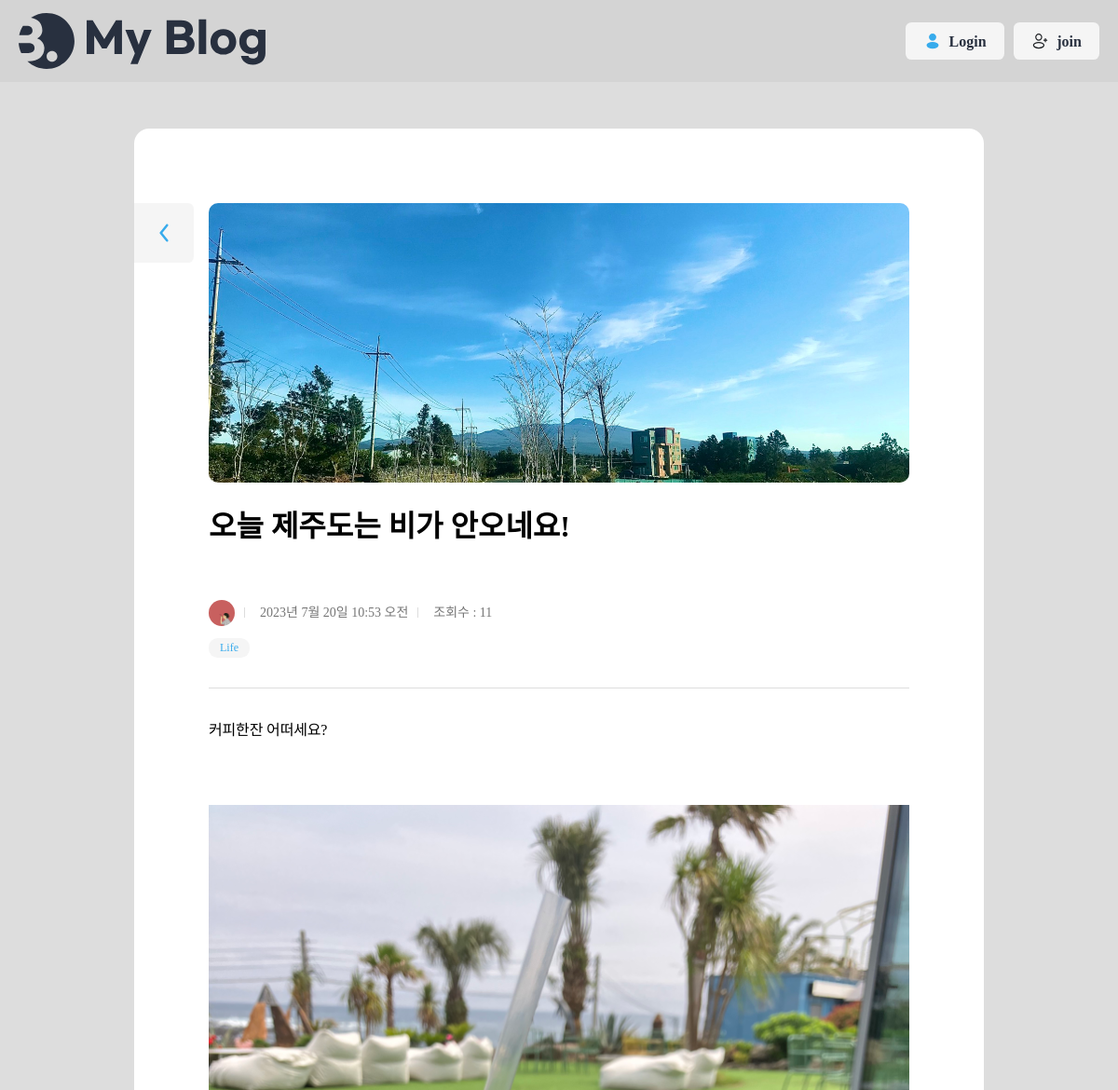
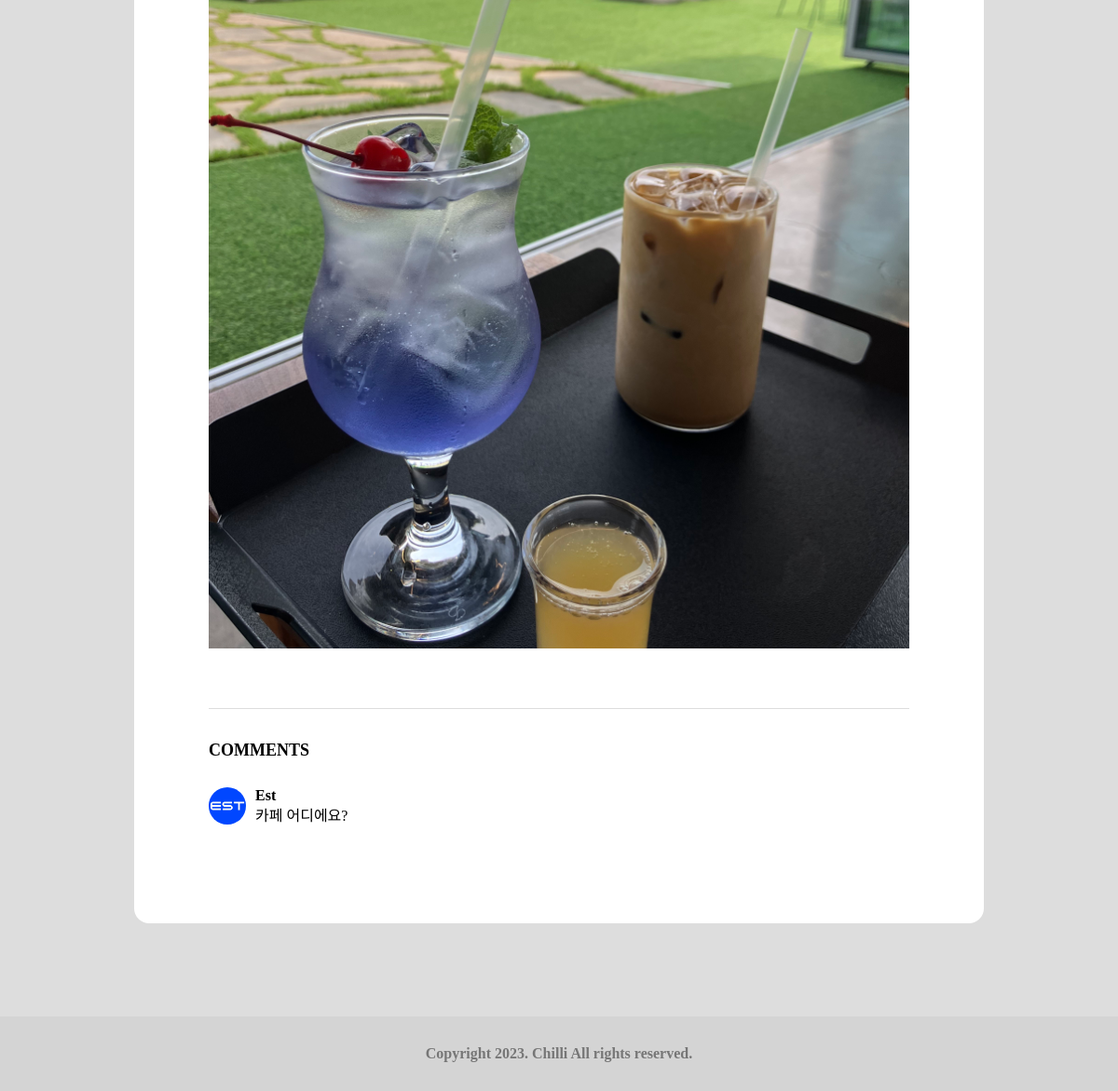
The page /blog/6/ on the database its author committed (2 pictures, top to bottom).
### blog/models.py (models this page shows, shortened)
class Post(models.Model):
    title = models.CharField(max_length=30)
    content = models.TextField()
    writer = models.ForeignKey(User, on_delete=models.CASCADE)
    status = models.CharField(default='active', max_length=20)
    thumbnail = models.ImageField(upload_to='blog/media',null=True,blank=True)
    views = models.IntegerField(default=0)
    created_at = models.DateTimeField(auto_now_add=True)
    updated_at = models.DateTimeField(auto_now=True)

class Category(models.Model):
    post = models.OneToOneField("Post", on_delete=models.CASCADE)
    name = models.CharField(max_length=20)
    created_at = models.DateTimeField(auto_now_add=True)
    status = models.CharField(default='active', max_length=20)

class Comment(models.Model):
    post = models.ForeignKey(Post, on_delete=models.CASCADE)
    content = models.CharField(max_length=30)
    writer = models.ForeignKey(User, on_delete=models.CASCADE)
    status = models.CharField(default='active', max_length=20)
    created_at = models.DateTimeField(auto_now_add=True)

### user/models.py (models this page shows)
class Profile(models.Model):
    user = models.OneToOneField('User', on_delete=models.CASCADE)
    name = models.CharField(default='닉네임', max_length=50, null=True, blank=True)
    avatarUrl = models.ImageField(upload_to='user/media',null=True,blank=True)
    aboutMe = models.TextField(default='자신을 소개해주세요 :)',null=True, blank=True)
    created_at = models.DateTimeField(auto_now_add=True)
    updated_at = models.DateTimeField(auto_now=True)

class User(AbstractUser):
    username = None
    email = models.EmailField(unique=True, max_length=255)
    is_profile = models.BooleanField(default=False)
    is_staff = models.BooleanField(default=False)
    is_superuser = models.BooleanField(default=False)
    is_active = models.BooleanField(default=True)
    date_joined = models.DateTimeField(auto_now_add=True)
    last_login = models.DateTimeField(auto_now=True, null=True, blank=True)
    USERNAME_FIELD = 'email'
    EMAIL_FIELD = 'email'
    REQUIRED_FIELDS = []
    objects = UserManager()

### blog/views.py (the view)
# urls.py: path('<int:pk>/', Detail.as_view() , name='detail'),
class Detail(View):
    def get(self, request, pk):
        try:
            post = Post.objects.get(pk=pk)
        except:
            return render(request,'blog/error.html')
        else:
            if post.status == 'active':
                post.views = post.views + 1
                post.save()
                comments = Comment.objects.filter(post=post,status='active')
                comment_form = CommentForm()
                context = {
                    'post': post,
                    'comments': comments,
                    'comment_form': comment_form,
                }
                return render(request,'blog/post_view.html', context)
            return render(request,'blog/error.html')

### blog/templates/blog/post_view.html (shortened to what this page needs)
{% extends 'base.html' %}
{% load static %}
{% block content %}
	<div class="view">
		<div class="max-width">
			<section class="wrap-box">
				<div class="inner">
					{% if post.thumbnail %}
						<div class="img-wrap" style="background-image: url({{ post.thumbnail }}); background-size: cover; background-position: center;">
						</div>
					{% endif %}
					<div class="title-wrap">
						<h2>{{ post.title }}</h2>
					</div>
					<dl class="author-wrap">
						<dd class="author">
							{% if post.writer.profile.avatarUrl.url %}
								<img src="{{ post.writer.profile.avatarUrl.url }}" alt="" />
							{% else %}
								<img src="{%static 'user/image/basic_profile.jpg'%}" alt=""/>
							{% endif %}
						</dd>
						<dd class="created">{{ post.created_at }}</dd>
						<dd class="views">조회수 : {{ post.views }}</dd>
					</dl>
					<dl class="category">
						<dd>{{ post.category.name }}</dd>
					</dl>
					<hr />
					<div class="view-contents">
						{{ post.content | safe }}
					</div>
					<hr />
					<h3 class='comment_title'>Comments</h3>
					<ul class='post_comments'>
						{% if comments %}
						{% for comment in comments %}
							<li class='post_comment'>
								<img class='comment_writer_avatar' src={{comment.writer.profile.avatarUrl.url}}></img>
								<div class='comment_writer_info'>
									<p class='comment_writer_name'>{{ comment.writer.profile.name }}</p>
									<p class='comment_writer_content'>{{ comment.content }}</p>
								</div>
							</li>
						{% endfor %}
						{% else %}
							<li>댓글이 없습니다.</li>
						{% endif %}
					</ul>
					<a href="{% url 'blog:list' %}" class="btn-back">
					</a>
			</section>
		</div>
	</div>
{% endblock %}

### static/blog/css/global.css (style rules this page uses)
:root { --main-color: rgb(55, 170, 236); --main-rgb: 55, 171, 236; --outline-border: rgb(55, 160, 236); --red-color: rgb(243, 124, 75); --red-rgb: 243, 124, 75; --black-color: #28303f; --white-color: #fff; --gray-color: #767676; --border-color: #ddd; --gray-background-light: #dddddd; --gray-background: #f5f5f5; --gray-text: #6f6f6f; --border-radius: 0.4em; }
h1, a, div, p, section, article, input, textarea { box-sizing: border-box; }
a { text-decoration: none; color: inherit; }
html { font-size: 10px; }
body { font-size: 1.6rem; line-height: 1.4; }
a { border-radius: 0.8rem; overflow: hidden; }
img { vertical-align: bottom; }
body { background: var(--gray-background-light); }
.max-width { width: 1300px; max-width: calc(100% - 4rem); margin: 0 auto; }

### static/blog/css/button.css (style rules this page uses)
.btn-back { width: 6.4rem; height: 6.4rem; border-radius: 0 var(--border-radius) var(--border-radius) 0; background: var(--gray-background) url(../assets/ArrowLeft-blue.svg) no-repeat 50% 50% / 4rem; font-size: 1.6rem; }

### static/blog/css/category.css (style rules this page uses)
.category { display: flex; flex-wrap: wrap; color: var(--main-color); }
.category dd { margin-right: 0.4rem; padding: 0.2rem 1.2rem; border-radius: calc(var(--border-radius) * 2); background: var(--gray-background); font-size: 1.2rem; }

### static/blog/css/author.css (style rules this page uses)
.author-wrap { display: flex; gap: 1rem; color: #767676; font-size: 1.2rem; }
.author-wrap dd { display: flex; align-items: center; gap: 0.6rem; margin-bottom: 1rem; }
.author img { width: 2em; height: 2em; border-radius: 50%; }
.created::before { content: ""; display: block; width: 1px; height: 0.8em; margin-right: 1rem; background: var(--border-color); }
.views::before { content: ""; display: block; width: 1px; height: 0.8em; margin-right: 1rem; background: var(--border-color); }

### static/blog/css/post.css (style rules this page uses)
.img-wrap { width: 100%; height: 30rem; }

### static/blog/css/main.css (style rules this page uses)
main h3:not(.view-contents h3) { font-size: 1.8rem; font-weight: bold; margin-top: 1rem; margin-bottom: 2rem; }

### static/blog/css/wrapbox.css (style rules this page uses)
.wrap-box { position: relative; width: 60rem; max-width: calc(100% - 4rem); padding: 8rem 0; border-radius: var(--border-radius); background: var(--white-color); font-size: 4rem; transition: all 0.3s; margin-top: 5rem; margin-left: auto; margin-right: auto; }
.wrap-box .inner { width: 39.2rem; max-width: calc(100% - 8rem); margin: 0 auto; font-size: 1.6rem; }
.wrap-box h2:not(.view-contents h2) { margin-bottom: 4.8rem; font-size: 3.2rem; font-weight: bold; text-transform: uppercase; }
.wrap-box ul { margin-bottom: 2.4rem; }
.mypage .wrap-box, .view .wrap-box, .write .wrap-box { width: 91.2rem; max-width: 100%; padding: 8rem; }
.view .wrap-box .inner, .write .wrap-box .inner { width: 100%; max-width: 100%; }
.wrap-box hr { border: 1px solid var(--border-color); border-width: 1px 0 0 0; margin: 3.2rem 0; }

### static/blog/css/view.css (style rules this page uses)
.view .wrap-box h2 { margin-bottom: 0; }
.view-contents { min-height: 30vh; }
.wrap-box .inner .view-contents h1, h2, h3, h4, h5, h6, strong { margin: 0.5rem 0 0.5rem 0; padding: 0; font-weight: bold; }
.view-contents img { max-width: 100%; margin: 3.2rem 0; }
.view-contents p { font-size: 1.6rem; line-height: 1.6; text-align: justify; letter-spacing: -0.01em; margin: 0.5rem 0 0.5rem 0; }
.inner .img-wrap { border-radius: 1rem; }
.view .wrap-box .author-wrap { height: 3.4rem; font-size: 1.4rem; }
.title-wrap { display: flex; align-items: flex-end; justify-content: space-between; gap: 8rem; margin-bottom: 1rem; margin-top: 2rem; font-size: 1.6rem; }
.title-wrap h2 { width: 100%; text-transform: none; }
.title-wrap h2 { font-size: 3.2rem; font-weight: bold; }
.view .wrap-box .btn-back { position: absolute; top: 8rem; left: 0; }
.view .category { margin: 0.5rem 0 1rem 0; }

### static/blog/css/comment.css (style rules this page uses)
.post_comments { margin-top: 2.4rem; }
.post_comment { display: flex; justify-content: flex-start; align-items: center; margin-top: 1rem; }
.comment_title { margin-bottom: 1rem; font-size: 2rem; font-weight: bold; text-transform: uppercase; }
.comment_writer_avatar { width: 4rem; height: 4rem; object-fit: cover; border-radius: 50%; margin-right: 1rem; }
.comment_writer_name { font-weight: bold; }

### rows shown on the page
Post: thumbnail (picture), title "오늘 제주도는 비가 안오네요!", writer.profile.avatarUrl (placeholder picture), created_at "2023년 7월 20일 10:53 오전", views "11", category.name "Life", content "커피한잔 어떠세요?", content (picture)
Comment: writer.profile.avatarUrl (picture), writer.profile.name "Est", content "카페 어디에요?"
